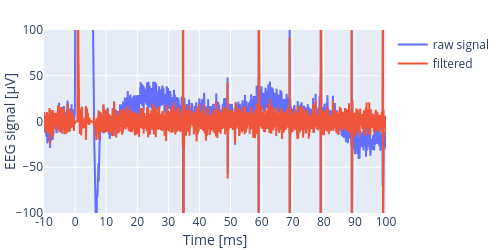

The code cell stored with this chart in its notebook:
### Code cell
filtered = median_filter(eeg_channel)
plot_filtered(cut(eeg_channel), cut(filtered), M, shift=0)

### Figure 1 — Plotly figure (JSON) as saved in the notebook; plotly's stock layout.template omitted (floating-point values rounded to 4 significant figures; data arrays with more than 128 entries replaced by an {"elided": "..."} marker saying what was removed)
{"data": [{"mode": "lines", "name": "raw signal", "type": "scatter", "y": {"elided": "20000 float values"}}, {"mode": "lines", "name": "filtered", "type": "scatter", "y": {"elided": "20000 float values"}}], "layout": {"font": {"size": 12}, "height": 250, "margin": {"b": 10, "l": 5, "r": 5, "t": 30}, "title": {"font": {"size": 16}, "x": 0.5}, "width": 500, "xaxis": {"range": [7250, 10000], "ticktext": [-300, -290, -280, -270, -260, -250, -240, -230, -220, -210, -200, -190, -180, -170, -160, -150, -140, -130, -120, -110, -100, -90, -80, -70, -60, -50, -40, -30, -20, -10, 0, 10, 20, 30, 40, 50, 60, 70, 80, 90, 100, 110, 120, 130, 140, 150, 160, 170, 180, 190, 200, 210, 220, 230, 240, 250, 260, 270, 280, 290, 300, 310, 320, 330, 340, 350, 360, 370, 380, 390, 400, 410, 420, 430, 440, 450, 460, 470, 480, 490], "tickvals": [0, 250, 500, 750, 1000, 1250, 1500, 1750, 2000, 2250, 2500, 2750, 3000, 3250, 3500, 3750, 4000, 4250, 4500, 4750, 5000, 5250, 5500, 5750, 6000, 6250, 6500, 6750, 7000, 7250, 7500, 7750, 8000, 8250, 8500, 8750, 9000, 9250, 9500, 9750, 10000, 10250, 10500, 10750, 11000, 11250, 11500, 11750, 12000, 12250, 12500, 12750, 13000, 13250, 13500, 13750, 14000, 14250, 14500, 14750, 15000, 15250, 15500, 15750, 16000, 16250, 16500, 16750, 17000, 17250, 17500, 17750, 18000, 18250, 18500, 18750, 19000, 19250, 19500, 19750], "title": {"standoff": 5, "text": "Time [ms]"}}, "yaxis": {"range": [-100, 100], "title": {"standoff": 1, "text": "EEG signal [μV]"}}}}
